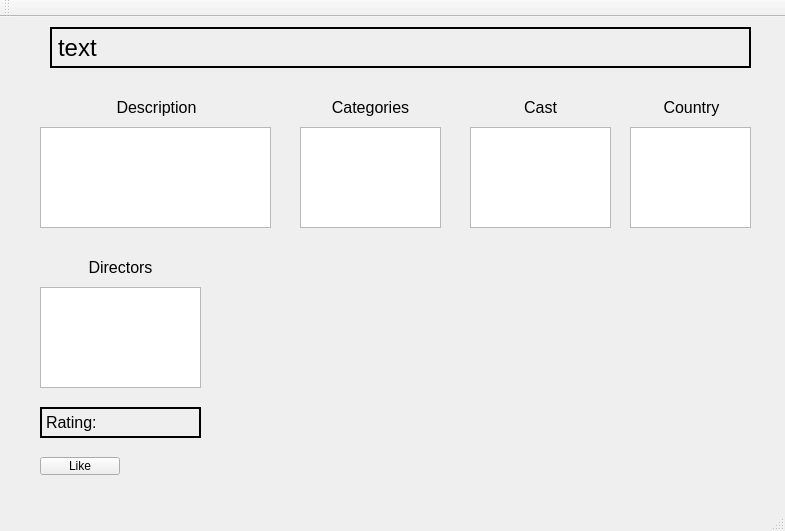
<?xml version="1.0" encoding="UTF-8"?>
<ui version="4.0">
 <class>MoviePageClass</class>
 <widget class="QMainWindow" name="MoviePageClass">
  <property name="geometry">
   <rect>
    <x>0</x>
    <y>0</y>
    <width>785</width>
    <height>531</height>
   </rect>
  </property>
  <property name="windowTitle">
   <string>MoviePage</string>
  </property>
  <widget class="QWidget" name="centralWidget">
   <widget class="QLabel" name="label_movieName">
    <property name="geometry">
     <rect>
      <x>50</x>
      <y>10</y>
      <width>701</width>
      <height>41</height>
     </rect>
    </property>
    <property name="font">
     <font>
      <pointsize>18</pointsize>
     </font>
    </property>
    <property name="frameShape">
     <enum>QFrame::WinPanel</enum>
    </property>
    <property name="text">
     <string>text</string>
    </property>
   </widget>
   <widget class="QTextBrowser" name="textBrowser_movieDescription">
    <property name="geometry">
     <rect>
      <x>40</x>
      <y>110</y>
      <width>231</width>
      <height>101</height>
     </rect>
    </property>
   </widget>
   <widget class="QListWidget" name="listWidget_movieCategories">
    <property name="geometry">
     <rect>
      <x>300</x>
      <y>110</y>
      <width>141</width>
      <height>101</height>
     </rect>
    </property>
    <property name="font">
     <font>
      <pointsize>9</pointsize>
     </font>
    </property>
   </widget>
   <widget class="QListWidget" name="listWidget_movieCast">
    <property name="geometry">
     <rect>
      <x>470</x>
      <y>110</y>
      <width>141</width>
      <height>101</height>
     </rect>
    </property>
    <property name="font">
     <font>
      <pointsize>9</pointsize>
     </font>
    </property>
   </widget>
   <widget class="QListWidget" name="listWidget_movieCountries">
    <property name="geometry">
     <rect>
      <x>630</x>
      <y>110</y>
      <width>121</width>
      <height>101</height>
     </rect>
    </property>
    <property name="font">
     <font>
      <pointsize>9</pointsize>
     </font>
    </property>
   </widget>
   <widget class="QPushButton" name="button_like">
    <property name="geometry">
     <rect>
      <x>40</x>
      <y>440</y>
      <width>80</width>
      <height>18</height>
     </rect>
    </property>
    <property name="text">
     <string>Like</string>
    </property>
   </widget>
   <widget class="QListWidget" name="listWidget_movieDirectors">
    <property name="geometry">
     <rect>
      <x>40</x>
      <y>270</y>
      <width>161</width>
      <height>101</height>
     </rect>
    </property>
    <property name="font">
     <font>
      <pointsize>9</pointsize>
     </font>
    </property>
   </widget>
   <widget class="QLabel" name="label_movieDescription">
    <property name="geometry">
     <rect>
      <x>46</x>
      <y>80</y>
      <width>221</width>
      <height>20</height>
     </rect>
    </property>
    <property name="font">
     <font>
      <pointsize>12</pointsize>
     </font>
    </property>
    <property name="text">
     <string>Description</string>
    </property>
    <property name="alignment">
     <set>Qt::AlignCenter</set>
    </property>
   </widget>
   <widget class="QLabel" name="label_movieCategories">
    <property name="geometry">
     <rect>
      <x>300</x>
      <y>80</y>
      <width>141</width>
      <height>20</height>
     </rect>
    </property>
    <property name="font">
     <font>
      <pointsize>12</pointsize>
     </font>
    </property>
    <property name="text">
     <string>Categories</string>
    </property>
    <property name="alignment">
     <set>Qt::AlignCenter</set>
    </property>
   </widget>
   <widget class="QLabel" name="labe_movieCast">
    <property name="geometry">
     <rect>
      <x>470</x>
      <y>80</y>
      <width>141</width>
      <height>21</height>
     </rect>
    </property>
    <property name="font">
     <font>
      <pointsize>12</pointsize>
     </font>
    </property>
    <property name="text">
     <string>Cast</string>
    </property>
    <property name="alignment">
     <set>Qt::AlignCenter</set>
    </property>
   </widget>
   <widget class="QLabel" name="label_movieCountries">
    <property name="geometry">
     <rect>
      <x>636</x>
      <y>80</y>
      <width>111</width>
      <height>21</height>
     </rect>
    </property>
    <property name="font">
     <font>
      <pointsize>12</pointsize>
     </font>
    </property>
    <property name="text">
     <string>Country</string>
    </property>
    <property name="alignment">
     <set>Qt::AlignCenter</set>
    </property>
   </widget>
   <widget class="QLabel" name="label_movieDirectors">
    <property name="geometry">
     <rect>
      <x>40</x>
      <y>240</y>
      <width>161</width>
      <height>21</height>
     </rect>
    </property>
    <property name="font">
     <font>
      <pointsize>12</pointsize>
     </font>
    </property>
    <property name="text">
     <string>Directors</string>
    </property>
    <property name="alignment">
     <set>Qt::AlignCenter</set>
    </property>
   </widget>
   <widget class="QLabel" name="label_movieRating">
    <property name="geometry">
     <rect>
      <x>40</x>
      <y>390</y>
      <width>161</width>
      <height>31</height>
     </rect>
    </property>
    <property name="font">
     <font>
      <pointsize>12</pointsize>
     </font>
    </property>
    <property name="frameShape">
     <enum>QFrame::WinPanel</enum>
    </property>
    <property name="text">
     <string>Rating: </string>
    </property>
   </widget>
  </widget>
  <widget class="QMenuBar" name="menuBar">
   <property name="geometry">
    <rect>
     <x>0</x>
     <y>0</y>
     <width>785</width>
     <height>24</height>
    </rect>
   </property>
  </widget>
  <widget class="QToolBar" name="mainToolBar">
   <attribute name="toolBarArea">
    <enum>TopToolBarArea</enum>
   </attribute>
   <attribute name="toolBarBreak">
    <bool>false</bool>
   </attribute>
  </widget>
  <widget class="QStatusBar" name="statusBar"/>
 </widget>
 <layoutdefault spacing="6" margin="11"/>
 <resources/>
 <connections/>
</ui>
